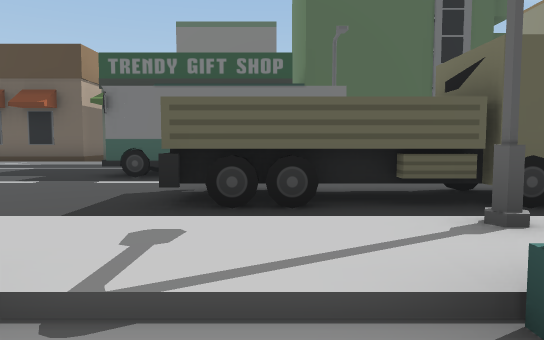
View 1 (above)

24 first-person views from a walk through a scene from a Unity 3-D project. The camera is 1.3 m above the floor, tilts 4° down and sees 70° across. The floor is counted in squares, 2 m on a side. Each view is taken from the middle of a square. On the plan, view 1 faces up. The plan holds only what a view shows up to about 11 squares ahead; the rest is blank. The place goes on beyond the plan. The player character is not drawn. Some animated figures are left out. Some surface patterns are stand-ins.

View 2
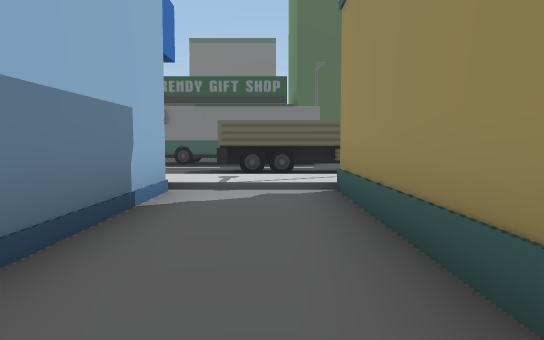

View 3
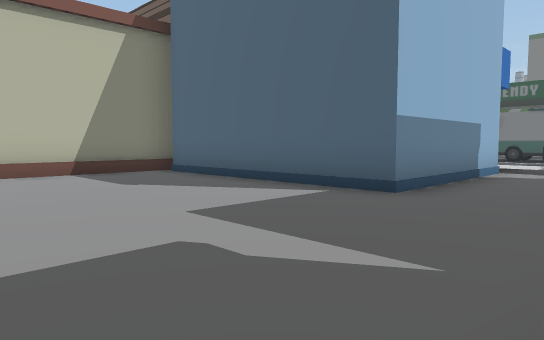

View 4
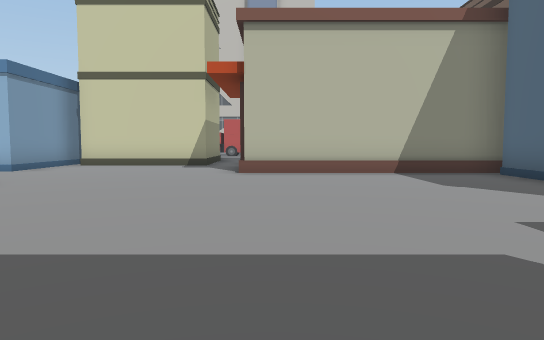

View 5
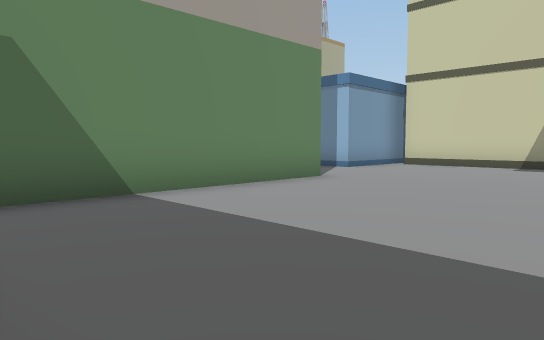

View 6
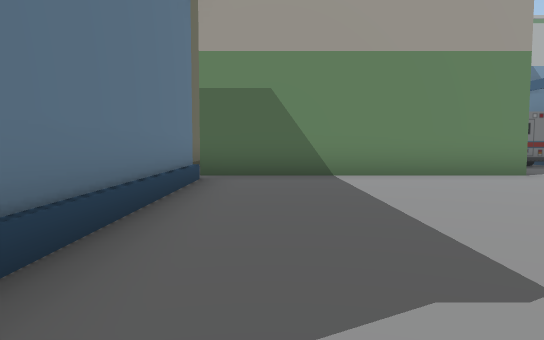

View 7
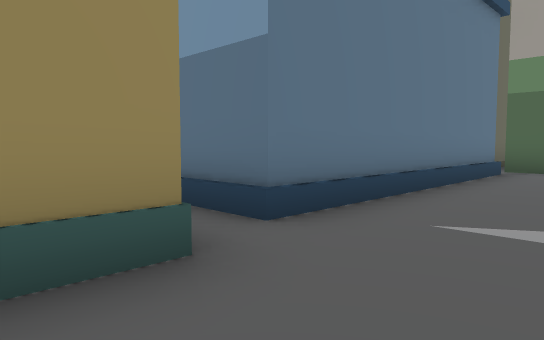

View 8
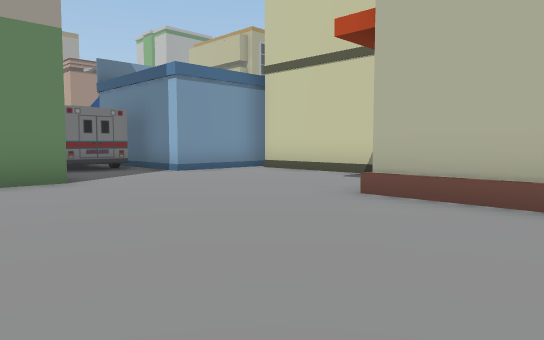

View 9
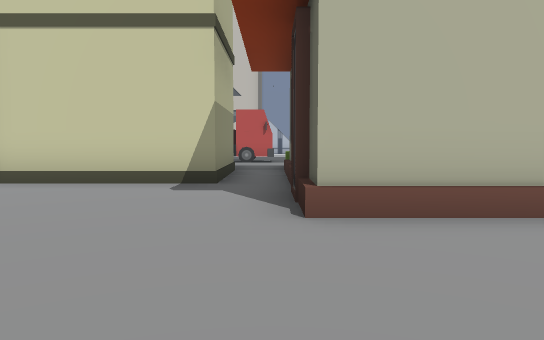

View 10
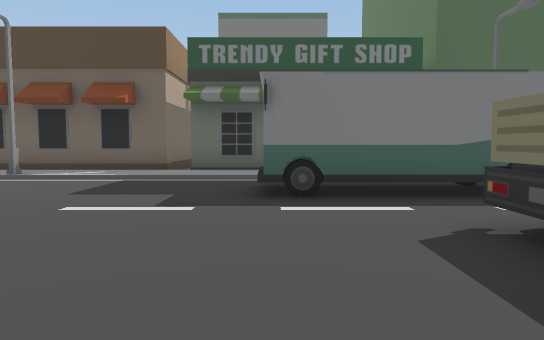

View 11
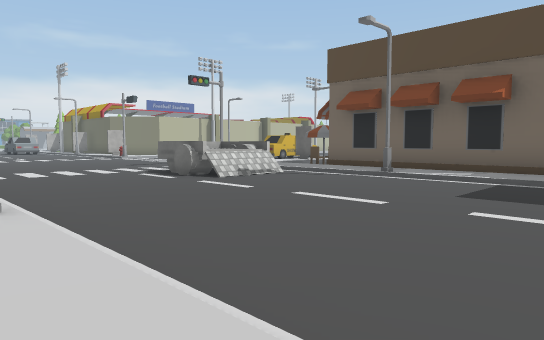

View 12
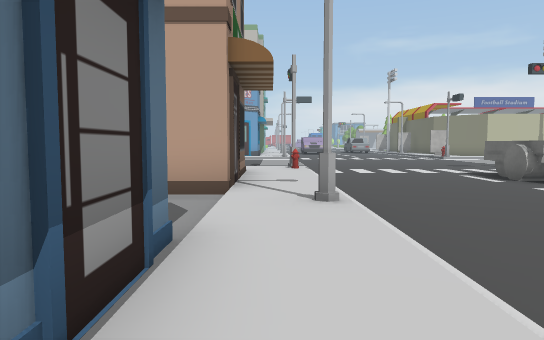

View 13
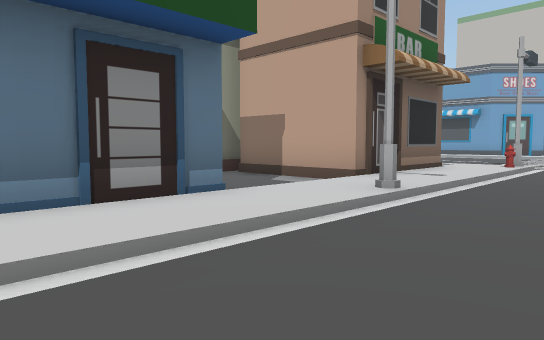

View 14
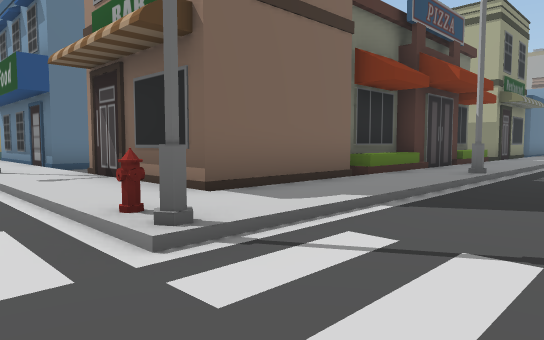

View 15
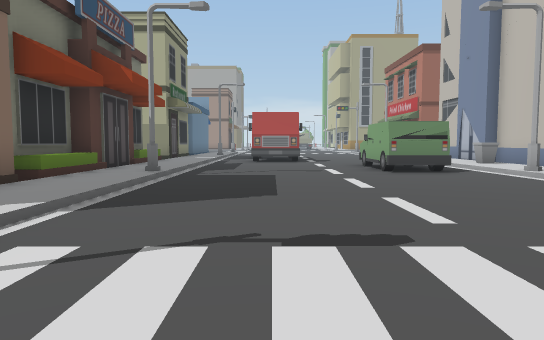

View 16
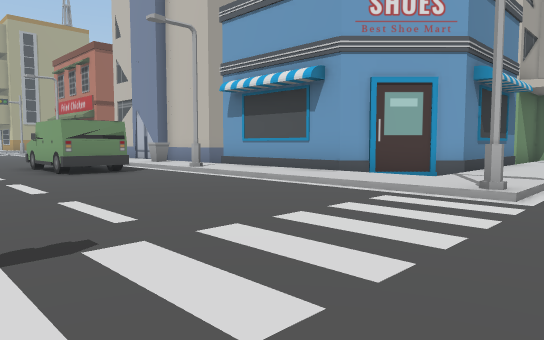

View 17
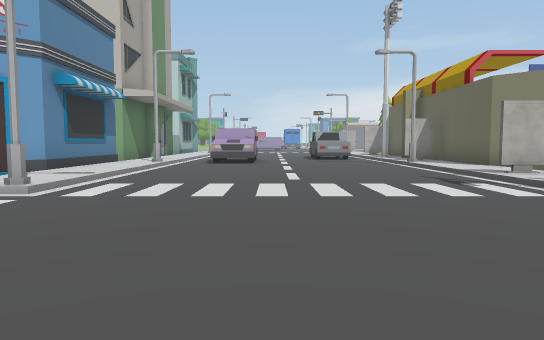

View 18
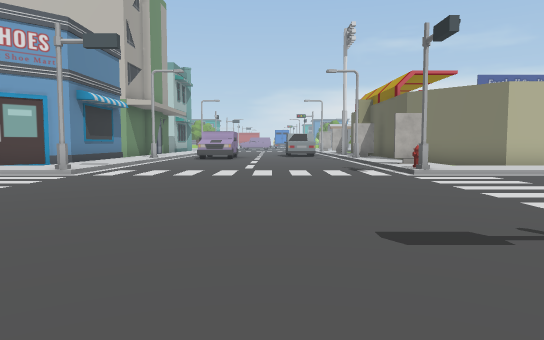

View 19
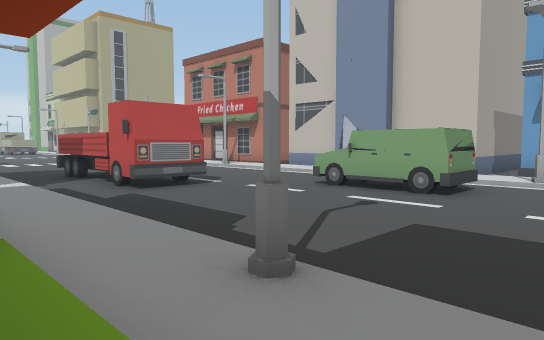

View 20
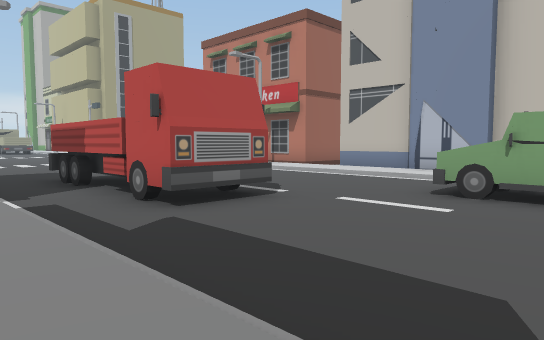

View 21
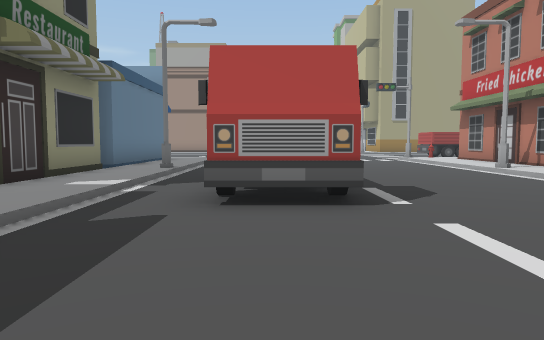

View 22
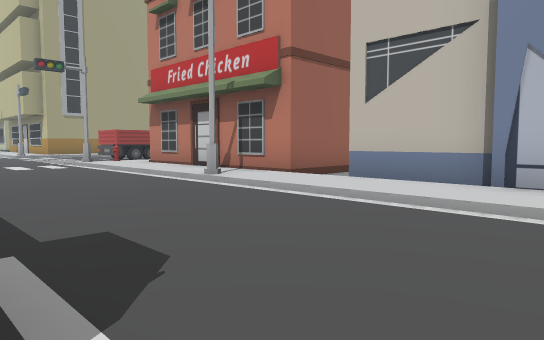

View 23
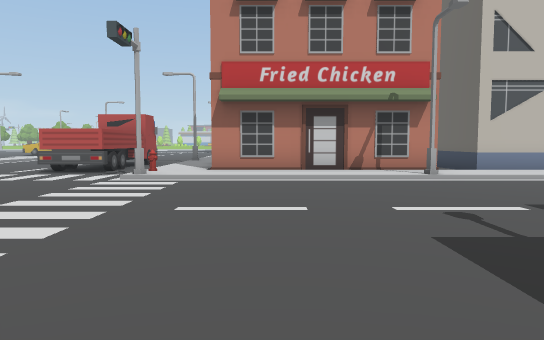

View 24
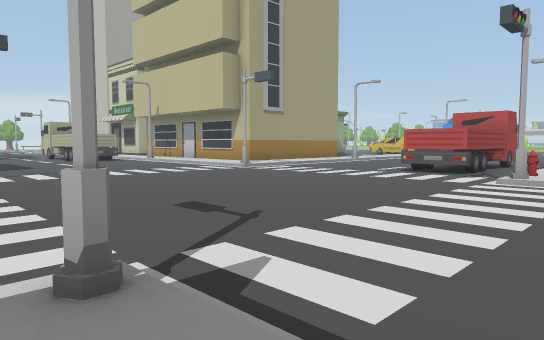

### Floor plan
Key: @ floor where view 1 was taken; # wall or solid block; . main floor; : floor 0.25 m higher than the main floor; / step, stairs or slope; ^ raised ledge; O other object.
Columns run from 28 left of view 1 to 3 right of it. Each row starts with its distance up from view 1.
 13      :/               #      O
 12 ###  :/.          ########   OOO
 11 ::::O:/...        ::::::::
 10 :///OO/....      ///O/////
  9 .............  OO#.......O  O
  8 ............... ^/.......OOOOO
  7 ...............OO/.............
  6 ................................
  5 ...........................O  OO
  4 ...........................OOOOO
  3 ./////#....../O/////O/////////O
  2 ::::::/....../:::::::::::::::::
  1 ####.:/....../:####..OOOO O..#
  0    ##:/....../:#  #..O    O.@#
 -1     #:/....../:#  #.      O..#
 -2     #:/......///  OO      O..#
 -3     #:/....../:O    OO#OOOO..#
 -4     #:O......O:O    O........#
 -5    ..:/OO..../:O    O..........
 -6   OOOO/ O..../:O    O.........OO
 -7     O:/OO..../:O    O.........O
 -8     O:/....../:OOOOOO.........O
 -9     O:/...OO./:...............O
-10     O:/...OO./:OOOO...........O
-11     O:/... O./:O  O...........O
-12    OO:/... O./:O  O...........O
-13    ##:/... O./:O  O....OOOOOOO
-14     #:O......O:######..       #
-15     #:/....../:#    #..       #
-16     #:/....../:#    #OO       #
-17     #:/....../:     #
-18     #:/....../:
-19    :::/....../:
-20    //O/......#/
-21   OOO..........
-22   OOO.........
-23    OO.........
-24    ...........
-25       ........
-26        .......
-27         .....
-28          ....
-29            ..
-30            ..

Positions as (right, up) in squares from view 1, and headings:
1: (0, 0), facing up
2: (0, -4), facing up
3: (1, -8), facing up-left
4: (1, -8), facing left
5: (1, -8), facing down-left
6: (0, -5), facing down
7: (-1, -3), facing down-right
8: (-3, -6), facing down-left
9: (-4, -9), facing left
10: (-3, 2), facing up
11: (-4, 2), facing up-left
12: (-4, 2), facing left
13: (-4, 5), facing down-left
14: (-17, 4), facing down-right
15: (-17, 4), facing down
16: (-17, 4), facing down-left
17: (-17, 6), facing left
18: (-14, 7), facing left
19: (-13, -2), facing down-left
20: (-14, -5), facing down-left
21: (-17, -5), facing down
22: (-18, -8), facing down-left
23: (-14, -17), facing left
24: (-14, -18), facing down-left
